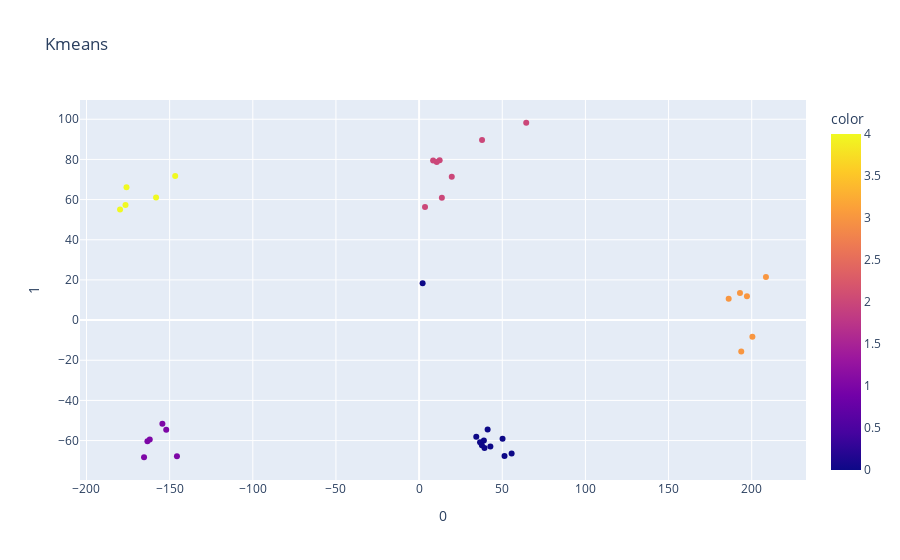
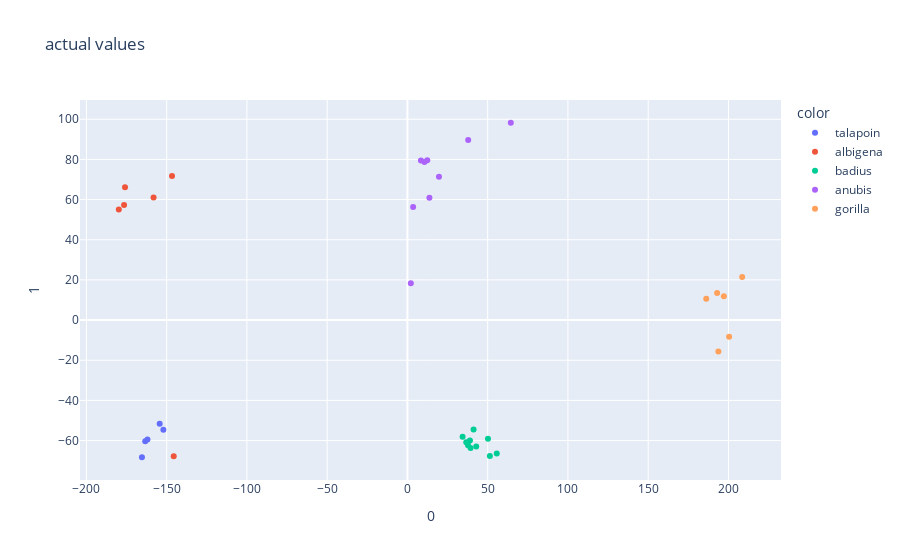

Write notebook code for charts like these, in order.
### Code cell
plotPCA1 = 0
plotPCA2 = 1

pca = PCA(n_components=3)
components = pca.fit_transform(X)

loadings = pca.components_.T * np.sqrt(pca.explained_variance_)
components2 = []
for i in components:
    components2.append([i[plotPCA1], i[plotPCA2]])

fig = px.scatter(components2, x=0, y=1, color=data_with_clusters['Clusters'], title= 'Kmeans')
fig.show()

fig = px.scatter(components, x=0, y=1, color=species_series, title= 'actual values')
fig.show()

### Figure 1 — Plotly figure (JSON) as saved in the notebook; plotly's stock layout.template omitted (floating-point values rounded to 4 significant figures)
{"data": [{"hovertemplate": "0=%{x}<br>1=%{y}<br>color=%{marker.color}<extra></extra>", "legendgroup": "", "marker": {"color": [1, 1, 1, 1, 1, 4, 4, 4, 4, 1, 4, 0, 0, 0, 0, 0, 0, 0, 0, 0, 0, 2, 2, 2, 2, 2, 2, 2, 2, 0, 3, 3, 3, 3, 3, 3], "coloraxis": "coloraxis", "symbol": "circle"}, "mode": "markers", "name": "", "orientation": "v", "showlegend": false, "type": "scatter", "x": [-154.4, -152.1, -165.4, -163.4, -162.0, -179.8, -158.2, -176.5, -175.9, -145.6, -146.7, 41.21, 42.86, 51.37, 38.94, 36.65, 55.64, 34.38, 39.32, 50.18, 37.76, 64.41, 37.85, 12.35, 3.556, 19.65, 10.6, 8.42, 13.69, 2.116, 197.1, 208.6, 186.1, 200.4, 193.7, 192.9], "xaxis": "x", "y": [-51.61, -54.58, -68.3, -60.33, -59.44, 55.1, 61.08, 57.32, 66.09, -67.79, 71.71, -54.47, -62.9, -67.65, -59.96, -60.87, -66.45, -58.13, -63.72, -59.09, -62.32, 98.26, 89.71, 79.62, 56.35, 71.35, 78.68, 79.41, 60.86, 18.38, 11.93, 21.46, 10.69, -8.328, -15.63, 13.54], "yaxis": "y"}], "layout": {"coloraxis": {"colorbar": {"title": {"text": "color"}}, "colorscale": [[0, "#0d0887"], [0.1111, "#46039f"], [0.2222, "#7201a8"], [0.3333, "#9c179e"], [0.4444, "#bd3786"], [0.5556, "#d8576b"], [0.6667, "#ed7953"], [0.7778, "#fb9f3a"], [0.8889, "#fdca26"], [1, "#f0f921"]]}, "legend": {"tracegroupgap": 0}, "title": {"text": "Kmeans"}, "xaxis": {"anchor": "y", "domain": [0, 1], "title": {"text": "0"}}, "yaxis": {"anchor": "x", "domain": [0, 1], "title": {"text": "1"}}}}

### Figure 2 — Plotly figure (JSON) as saved in the notebook; plotly's stock layout.template omitted (floating-point values rounded to 4 significant figures)
{"data": [{"hovertemplate": "color=talapoin<br>0=%{x}<br>1=%{y}<extra></extra>", "legendgroup": "talapoin", "marker": {"color": "#636efa", "symbol": "circle"}, "mode": "markers", "name": "talapoin", "orientation": "v", "showlegend": true, "type": "scatter", "x": [-154.4, -152.1, -165.4, -163.4, -162.0], "xaxis": "x", "y": [-51.61, -54.58, -68.3, -60.33, -59.44], "yaxis": "y"}, {"hovertemplate": "color=albigena<br>0=%{x}<br>1=%{y}<extra></extra>", "legendgroup": "albigena", "marker": {"color": "#EF553B", "symbol": "circle"}, "mode": "markers", "name": "albigena", "orientation": "v", "showlegend": true, "type": "scatter", "x": [-179.8, -158.2, -176.5, -175.9, -145.6, -146.7], "xaxis": "x", "y": [55.1, 61.08, 57.32, 66.09, -67.79, 71.71], "yaxis": "y"}, {"hovertemplate": "color=badius<br>0=%{x}<br>1=%{y}<extra></extra>", "legendgroup": "badius", "marker": {"color": "#00cc96", "symbol": "circle"}, "mode": "markers", "name": "badius", "orientation": "v", "showlegend": true, "type": "scatter", "x": [41.21, 42.86, 51.37, 38.94, 36.65, 55.64, 34.38, 39.32, 50.18, 37.76], "xaxis": "x", "y": [-54.47, -62.9, -67.65, -59.96, -60.87, -66.45, -58.13, -63.72, -59.09, -62.32], "yaxis": "y"}, {"hovertemplate": "color=anubis<br>0=%{x}<br>1=%{y}<extra></extra>", "legendgroup": "anubis", "marker": {"color": "#ab63fa", "symbol": "circle"}, "mode": "markers", "name": "anubis", "orientation": "v", "showlegend": true, "type": "scatter", "x": [64.41, 37.85, 12.35, 3.556, 19.65, 10.6, 8.42, 13.69, 2.116], "xaxis": "x", "y": [98.26, 89.71, 79.62, 56.35, 71.35, 78.68, 79.41, 60.86, 18.38], "yaxis": "y"}, {"hovertemplate": "color=gorilla<br>0=%{x}<br>1=%{y}<extra></extra>", "legendgroup": "gorilla", "marker": {"color": "#FFA15A", "symbol": "circle"}, "mode": "markers", "name": "gorilla", "orientation": "v", "showlegend": true, "type": "scatter", "x": [197.1, 208.6, 186.1, 200.4, 193.7, 192.9], "xaxis": "x", "y": [11.93, 21.46, 10.69, -8.328, -15.63, 13.54], "yaxis": "y"}], "layout": {"legend": {"title": {"text": "color"}, "tracegroupgap": 0}, "title": {"text": "actual values"}, "xaxis": {"anchor": "y", "domain": [0, 1], "title": {"text": "0"}}, "yaxis": {"anchor": "x", "domain": [0, 1], "title": {"text": "1"}}}}
